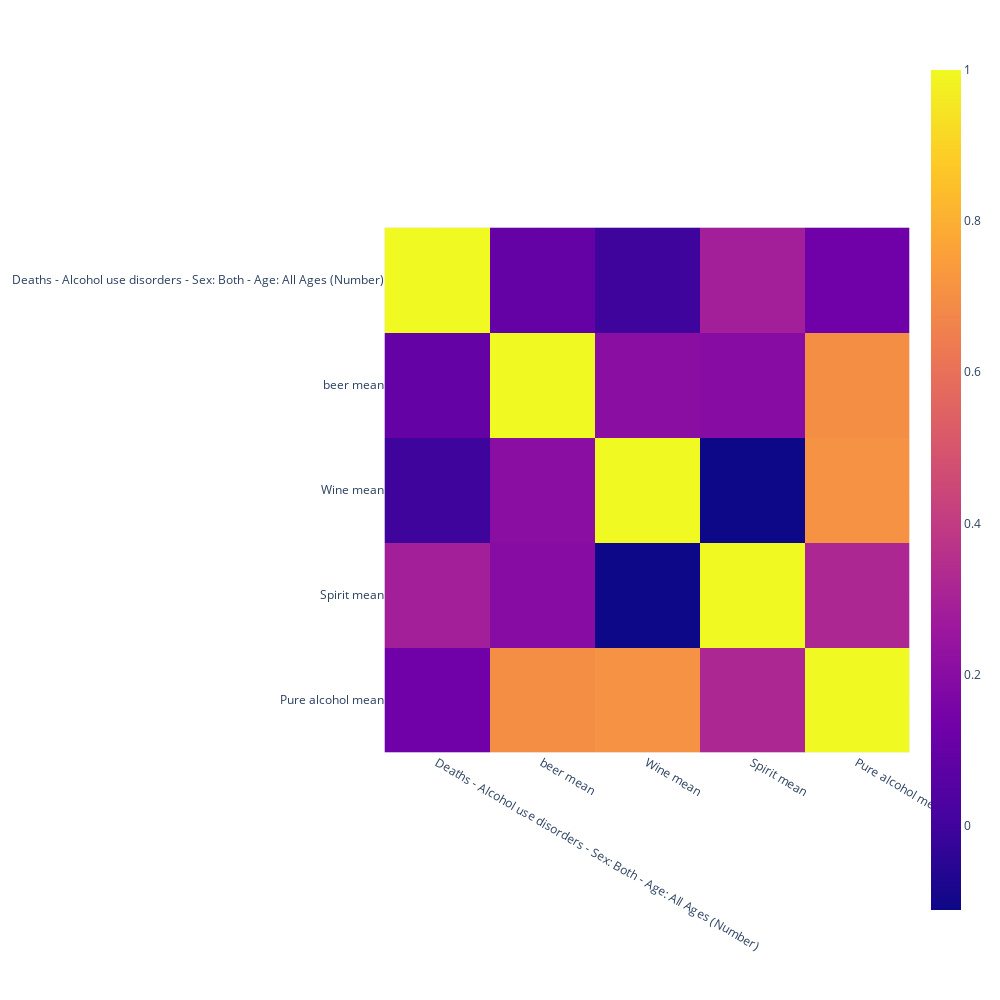

The cell this chart's notebook holds for it:
### Code cell
fig_disoders=px.imshow(final_disoders_df.corr())
fig_disoders.layout.height = 1000
fig_disoders.layout.width = 1000
fig_disoders.show()

### Figure 1 — Plotly figure (JSON) as saved in the notebook; plotly's stock layout.template omitted (floating-point values rounded to 4 significant figures)
{"data": [{"coloraxis": "coloraxis", "hovertemplate": "x: %{x}<br>y: %{y}<br>color: %{z}<extra></extra>", "name": "0", "type": "heatmap", "x": ["Deaths - Alcohol use disorders - Sex: Both - Age: All Ages (Number)", "beer mean", "Wine mean", "Spirit mean", "Pure alcohol mean"], "xaxis": "x", "y": ["Deaths - Alcohol use disorders - Sex: Both - Age: All Ages (Number)", "beer mean", "Wine mean", "Spirit mean", "Pure alcohol mean"], "yaxis": "y", "z": [[1, 0.09889, -0.005769, 0.2855, 0.1289], [0.09889, 1, 0.2072, 0.1978, 0.6967], [-0.005769, 0.2072, 1, -0.1115, 0.7109], [0.2855, 0.1978, -0.1115, 1, 0.3206], [0.1289, 0.6967, 0.7109, 0.3206, 1]]}], "layout": {"coloraxis": {"colorscale": [[0, "#0d0887"], [0.1111, "#46039f"], [0.2222, "#7201a8"], [0.3333, "#9c179e"], [0.4444, "#bd3786"], [0.5556, "#d8576b"], [0.6667, "#ed7953"], [0.7778, "#fb9f3a"], [0.8889, "#fdca26"], [1, "#f0f921"]]}, "height": 1000, "margin": {"t": 60}, "width": 1000, "xaxis": {"anchor": "y", "constrain": "domain", "domain": [0, 1], "scaleanchor": "y"}, "yaxis": {"anchor": "x", "autorange": "reversed", "constrain": "domain", "domain": [0, 1]}}}
